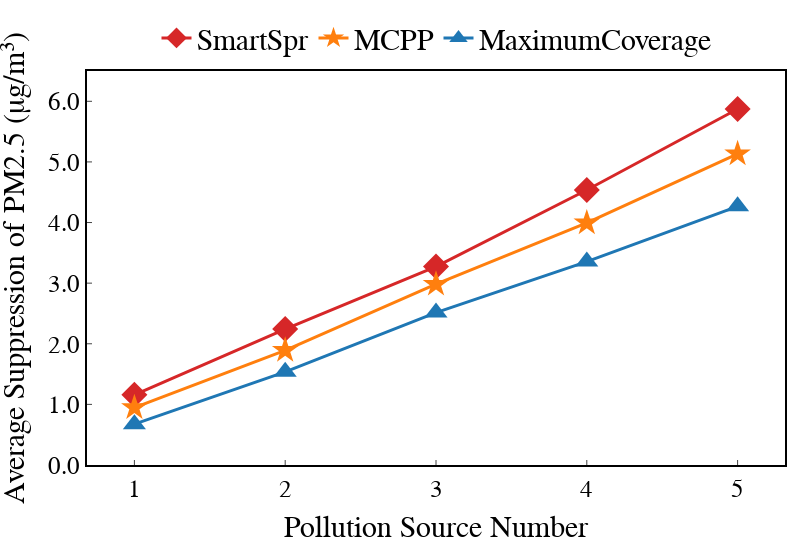

Notebook cell for this chart:
### Code cell
width = 800
height = 550
linewidth = 3
# markersymbol={'FH':4, 'HEUR':17, 'DDRL':2}
markersize = 20
linetype = {'Low':'dot','Medium':'dashdot','High':'solid'}
# colors_dict = ['#3D9182','#C74223','#245C8F', '#FF8C00']
markersymbol={'FH':2, 'HEUR':'star', 'DDRL':5}
colors_dict = ['#d62728', '#ff7f0e', '#1f77b4']
labels = []
Time_deadline = 5
for i in range(Time_deadline):
    labels.append(int(i*1 + 1))

xtitle = 'Pollution Source Number'
ytitle = 'Average Suppression of PM2.5 (μg/m³)'

fig = go.Figure()

fig.add_trace(go.Scatter(
    x=labels, 
    y=strategy_pm25suppression[0][0:Time_deadline], 
    name='SmartSpr', 
    marker=dict(size=markersize, symbol=markersymbol['FH']),line=dict(color=colors_dict[0], width=linewidth),))
fig.add_trace(go.Scatter(
    x=labels, 
    y=strategy_pm25suppression[1][0:Time_deadline], 
    name='MCPP', 
    marker=dict(size=markersize, symbol=markersymbol['HEUR']),line=dict(color=colors_dict[1], width=linewidth),))
fig.add_trace(go.Scatter(
    x=labels, 
    y=strategy_pm25suppression[2][0:Time_deadline], 
    name='MaximumCoverage', 
    marker=dict(size=markersize, symbol=markersymbol['DDRL']),line=dict(color=colors_dict[2], width=linewidth),))

fig = line_update_fig(fig, xtitle, ytitle, width=width, height=height)
fig.update_xaxes(title_text=xtitle, 
                title_font=dict(size=30),
                tickfont=dict(size=25),
                tickmode='array',
                tickvals=labels,
                ticktext=[str(label) for label in labels],
                showgrid=False)
fig.update_yaxes(title_text=ytitle, title_font=dict(size=30),tickfont=dict(size=25),showgrid=False)
fig.update_layout(
    yaxis=dict(range=[0, 6.5]),
    legend=dict(font=dict(size=30), x=0.5, y=1.15)) # name size
fig.show()
filename = './outputs/png/line_AverageSuppression-source12345-linetype.png'
print(filename)
fig.write_image(filename, scale=1)

### Figure 1 — Plotly figure (JSON) as saved in the notebook; plotly's stock layout.template omitted (floating-point values rounded to 4 significant figures)
{"data": [{"line": {"color": "#d62728", "width": 3}, "marker": {"size": 20, "symbol": 2}, "name": "SmartSpr", "type": "scatter", "x": [1, 2, 3, 4, 5], "y": [1.157, 2.243, 3.274, 4.536, 5.872]}, {"line": {"color": "#ff7f0e", "width": 3}, "marker": {"size": 20, "symbol": "star"}, "name": "MCPP", "type": "scatter", "x": [1, 2, 3, 4, 5], "y": [0.9458, 1.892, 2.982, 3.994, 5.133]}, {"line": {"color": "#1f77b4", "width": 3}, "marker": {"size": 20, "symbol": 5}, "name": "MaximumCoverage", "type": "scatter", "x": [1, 2, 3, 4, 5], "y": [0.6735, 1.537, 2.514, 3.356, 4.268]}], "layout": {"font": {"color": "rgb(0, 0, 0)", "family": "Arial", "size": 30}, "height": 550, "legend": {"font": {"size": 30}, "orientation": "h", "title": {"text": ""}, "x": 0.5, "xanchor": "center", "y": 1.15, "yanchor": "top"}, "margin": {"b": 15, "l": 15, "r": 15, "t": 15}, "plot_bgcolor": "rgb(255,255,255)", "width": 800, "xaxis": {"gridcolor": "rgb(200, 200, 200)", "linecolor": "rgb(0, 0, 0)", "linewidth": 2, "mirror": true, "showgrid": false, "showline": true, "tickfont": {"size": 25}, "tickmode": "array", "ticks": "inside", "ticktext": ["1", "2", "3", "4", "5"], "tickvals": [1, 2, 3, 4, 5], "title": {"font": {"size": 30}, "text": "Pollution Source Number"}}, "yaxis": {"gridcolor": "rgb(200, 200, 200)", "linecolor": "rgb(0, 0, 0)", "linewidth": 2, "mirror": true, "range": [0, 6.5], "showgrid": false, "showline": true, "tickfont": {"size": 25}, "tickformat": ".1f", "ticks": "inside", "title": {"font": {"size": 30}, "text": "Average Suppression of PM2.5 (μg/m³)"}}}}
